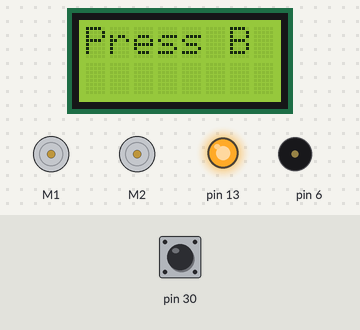
A sketch run on a simulated Arduino Leonardo, built with avr-gcc and run on an emulated ATmega32U4. On the bench: 8×2 character LCD, 2 × DC motor (green arrow = forward, orange = backward, longer = faster), output pins drawn as LEDs (lit = HIGH), buzzer (waves = sounding). Inputs (shaded band) come from the test bench; at power-on: pin 30 HIGH.

Above: at 0.8 s.
0.9 s: pin 30 pulled LOW for 0.15 s
At 1.8 s:
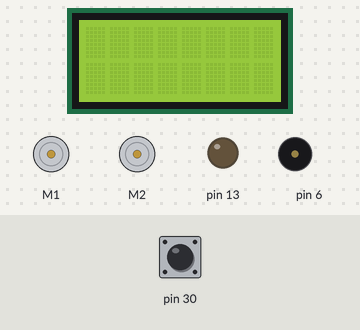
4.0 s: pin 30 pulled LOW for 3.2 s
At 7.7 s:
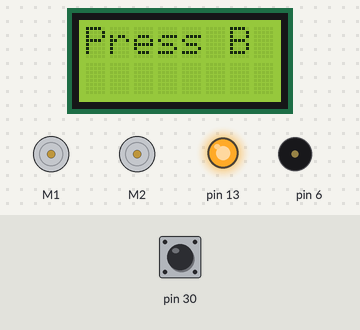
8.7 s: pin 30 pulled LOW for 1 s
At 15.7 s:
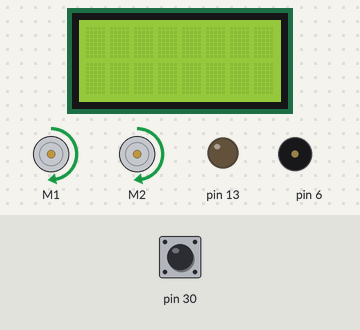
Timing chart, 0 to 17.2 s (numbered marks = the images above; inputs shaded):
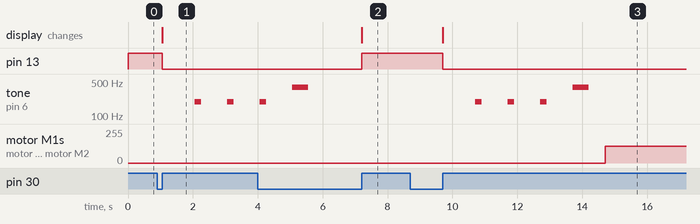

The sketch:

lesson03.ino
```cpp
/** This example uses the Zumo's line sensors to detect the black
border around a sumo ring.  When the border is detected, it
backs up and turns. */

#include <Wire.h>
#include <Zumo32U4.h>

// This might need to be tuned for different lighting conditions,
// surfaces, etc.
#define QTR_THRESHOLD     1000  // microseconds

// These might need to be tuned for different motor types.
#define REVERSE_SPEED     200  // 0 is stopped, 400 is full speed
#define TURN_SPEED        200
#define FORWARD_SPEED     200
#define REVERSE_DURATION  200  // ms
#define TURN_DURATION     300  // ms

Zumo32U4LCD lcd;
Zumo32U4ButtonB buttonB;
Zumo32U4Buzzer buzzer;
Zumo32U4Motors motors;
Zumo32U4LineSensors lineSensors;

#define NUM_SENSORS 3
unsigned int lineSensorValues[NUM_SENSORS];

void waitForButtonAndCountDown()
{
  ledYellow(1);
  lcd.clear();
  lcd.print(F("Press B"));

  buttonB.waitForButton();

  ledYellow(0);
  lcd.clear();

  // Play audible countdown.
  for (int i = 0; i < 3; i++)
  {
    delay(1000);
    buzzer.playNote(NOTE_G(3), 200, 15);
  }
  delay(1000);
  buzzer.playNote(NOTE_G(4), 500, 15);
  delay(1000);
}

void setup()
{
  lineSensors.initThreeSensors();

  waitForButtonAndCountDown();
}

void loop()
{
  if (buttonB.isPressed())
  {
    // If button is pressed, stop and wait for another press to
    // go again.
    motors.setSpeeds(0, 0);
    buttonB.waitForRelease();
    waitForButtonAndCountDown();
  }

  lineSensors.read(lineSensorValues);

  if (lineSensorValues[0] > QTR_THRESHOLD) //flip aligator sign if you want to detect white edges on a black board instead of black border on a white board.
  {
    // If leftmost sensor detects line, reverse and turn to the
    // right.
    motors.setSpeeds(-REVERSE_SPEED, -REVERSE_SPEED);
    delay(REVERSE_DURATION);
    motors.setSpeeds(TURN_SPEED, -TURN_SPEED);
    delay(TURN_DURATION);
    motors.setSpeeds(FORWARD_SPEED, FORWARD_SPEED);
  }
  else if (lineSensorValues[NUM_SENSORS - 1] > QTR_THRESHOLD) //flip aligator sign if you want to detect white edges on a black board instead of black border on a white board.
  {
    // If rightmost sensor detects line, reverse and turn to the
    // left.
    motors.setSpeeds(-REVERSE_SPEED, -REVERSE_SPEED);
    delay(REVERSE_DURATION);
    motors.setSpeeds(-TURN_SPEED, TURN_SPEED);
    delay(TURN_DURATION);
    motors.setSpeeds(FORWARD_SPEED, FORWARD_SPEED);
  }
  else
  {
    // Otherwise, go straight.
    motors.setSpeeds(FORWARD_SPEED, FORWARD_SPEED);
  }
}
```

Measured:
- after the input at 0.9 s, pin 13: HIGH → LOW after 0.15 s; tone on pin 6: alternates 195 Hz for 0.20 s and silent for 0.80 s, starting after 1.2 s; the display: changes after 0.16 s (image 1)
- after the input at 4.0 s, pin 13: LOW → HIGH after 3.2 s; motor M1, motor M2: stays stopped (without the input it goes to forward 127/255 after 2.1 s); the display: changes after 3.2 s (image 2)
- after the input at 8.7 s, pin 13: HIGH → LOW after 1.0 s; tone on pin 6: plays 195 Hz for 0.20 s, 195 Hz for 0.20 s, 195 Hz for 0.20 s, 391 Hz for 0.50 s, starting after 2.0 s; motor M1, motor M2: stopped → forward 127/255 after 6.0 s; the display: changes after 1.0 s (image 3)
